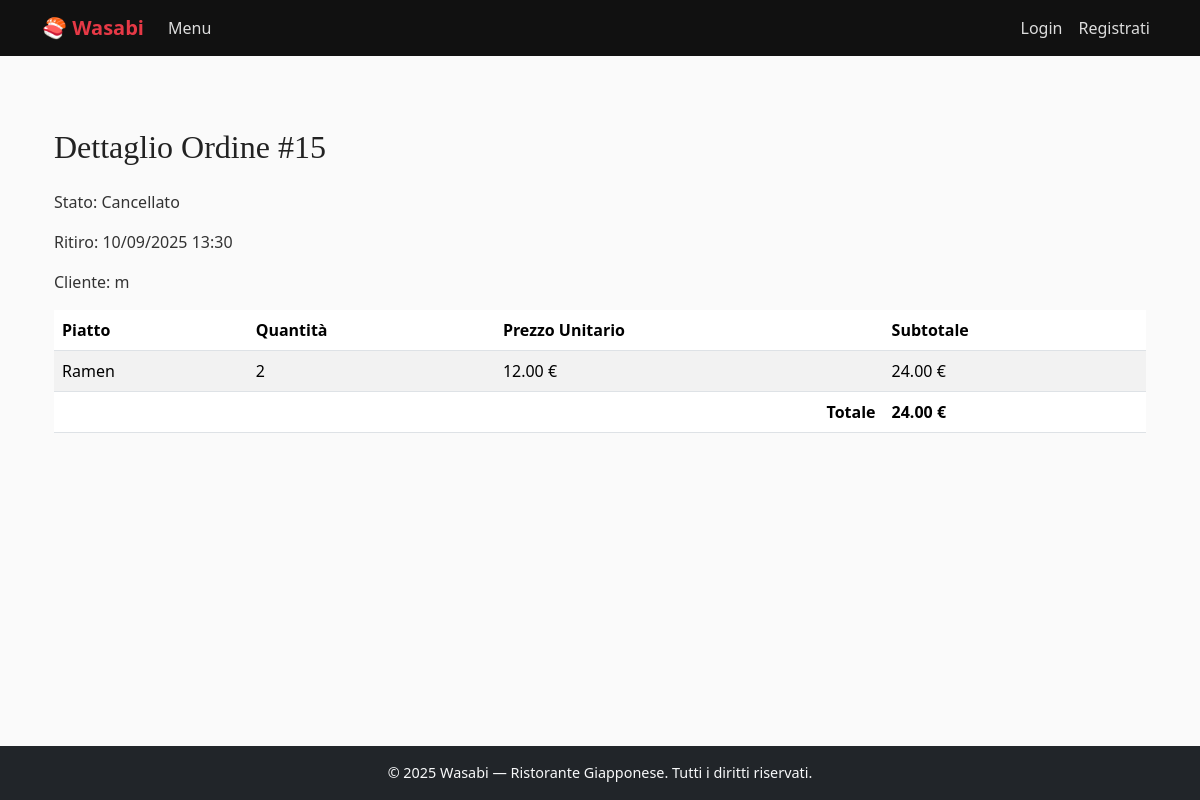
The app's page /takeaway/ordine/15/ with its own data.
### takeaway/models.py (models this page shows, shortened)
class Ordine(models.Model):
    STATUS_CHOICES = [
        ('pending', 'In attesa'),
        ('completed', 'Completato'),
        ('cancelled', 'Cancellato'),
    ]
    cliente = models.ForeignKey(User, on_delete=models.CASCADE)
    orario_ritiro = models.DateTimeField()
    stato = models.CharField(max_length=20, choices=STATUS_CHOICES, default='pending')
    creato_il = models.DateTimeField(auto_now_add=True)
    def totale(self):
        return sum(piatto.subtotale() for piatto in self.piatti.all())

class PiattoOrdine(models.Model):
    ordine = models.ForeignKey(Ordine, related_name="piatti", on_delete=models.CASCADE)
    piatto = models.ForeignKey(Piatto, on_delete=models.CASCADE)
    quantita = models.PositiveIntegerField(default=1)
    prezzo_unitario = models.DecimalField(max_digits=6, decimal_places=2)
    def subtotale(self):
        return self.prezzo_unitario * self.quantita

class Piatto(models.Model):
    PORTATA_CHOICES = [
        ('antipasto', 'Antipasto'),
        ('primo', 'Primo'),
        ('secondo', 'Secondo'),
        ('dessert', 'Dessert'),
    ]
    INGREDIENTI_CHOICES = [
        ('carne', 'Carne'),
        ('pesce', 'Pesce'),
        ('vegano', 'Vegano'),
        ('vegetariano', 'Vegetariano'),
    ]
    nome = models.CharField(max_length=100)
    descrizione = models.TextField()
    prezzo = models.DecimalField(max_digits=6, decimal_places=2)
    portata = models.CharField(max_length=20, choices=PORTATA_CHOICES, default='primo')
    ingredienti = models.CharField(max_length=20, choices=INGREDIENTI_CHOICES, default='carne')
    foto = models.ImageField(upload_to='piatti/', blank=True, null=True)
    class Meta:
        verbose_name_plural = "Piatti"

### takeaway/views.py (the view)
# urls.py: path('ordine/<int:pk>/', OrdineDetailView.as_view(), name='ordine'),
class OrdineDetailView(GroupRequiredMixin, DetailView):
    group_required = ["Clienti", "Dipendenti"]
    model = Ordine
    template_name = 'takeaway/ordine/ordine_detail.html'
    context_object_name = 'ordine'

### takeaway/templates/takeaway/ordine/ordine_detail.html (shortened to what this page needs)
{% extends "base.html" %}
{% load static %}
{% block content %}
  <div class="container py-5">
    <h2 class="mb-4">Dettaglio Ordine #{{ ordine.id }}</h2>
    <p>Stato: {{ ordine.get_stato_display }}</p>
    <p>Ritiro: {{ ordine.orario_ritiro|date:"d/m/Y H:i" }}</p>
    {% if not "Clienti" in user.groups.all.0.name %}
        <p>Cliente: {{ ordine.cliente }}</p>
    {% endif %}
    <table class="table table-striped">
        <thead>
            <tr>
                <th>Piatto</th>
                <th>Quantità</th>
                <th>Prezzo Unitario</th>
                <th>Subtotale</th>
            </tr>
        </thead>
        <tbody>
            {% for piatto in ordine.piatti.all %}
            <tr>
                <td>{{ piatto.piatto.nome }}</td>
                <td>{{ piatto.quantita }}</td>
                <td>{{ piatto.prezzo_unitario|floatformat:2 }} &euro;</td>
                <td>{{ piatto.subtotale|floatformat:2 }} &euro;</td>
            </tr>
            {% endfor %}
        </tbody>
        <tfoot>
            <tr>
                <th colspan="3" class="text-end">Totale</th>
                <th>{{ ordine.totale|floatformat:2 }} &euro;</th>
            </tr>
        </tfoot>
    </table>
  </div>
{% endblock %}

### static/css/style.css (style rules this page uses)
body { font-family: 'Segoe UI', Tahoma, Geneva, Verdana, sans-serif; background-color: #fafafa; color: #333; }
h1, h2, h3, h4, h5 { font-family: 'Georgia', serif; color: #222; }

### records on screen
Ordine: id "15", stato "Cancellato", orario_ritiro "10/09/2025 13:30", cliente "m", totale "24.00"
PiattoOrdine: piatto.nome "Ramen", quantita "2", prezzo_unitario "12.00", subtotale "24.00"
